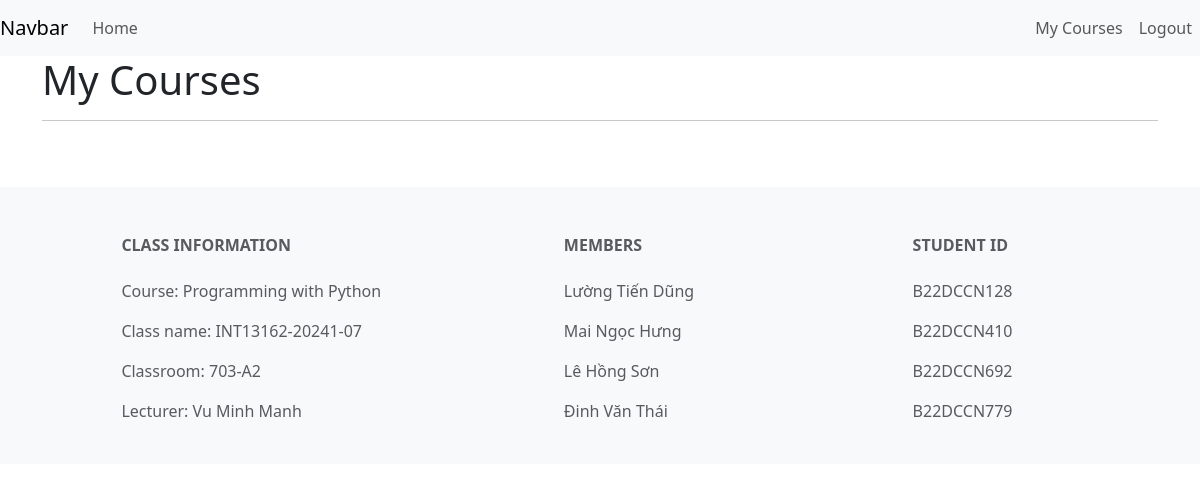
The app's page /my-courses/ (signed in), older data.
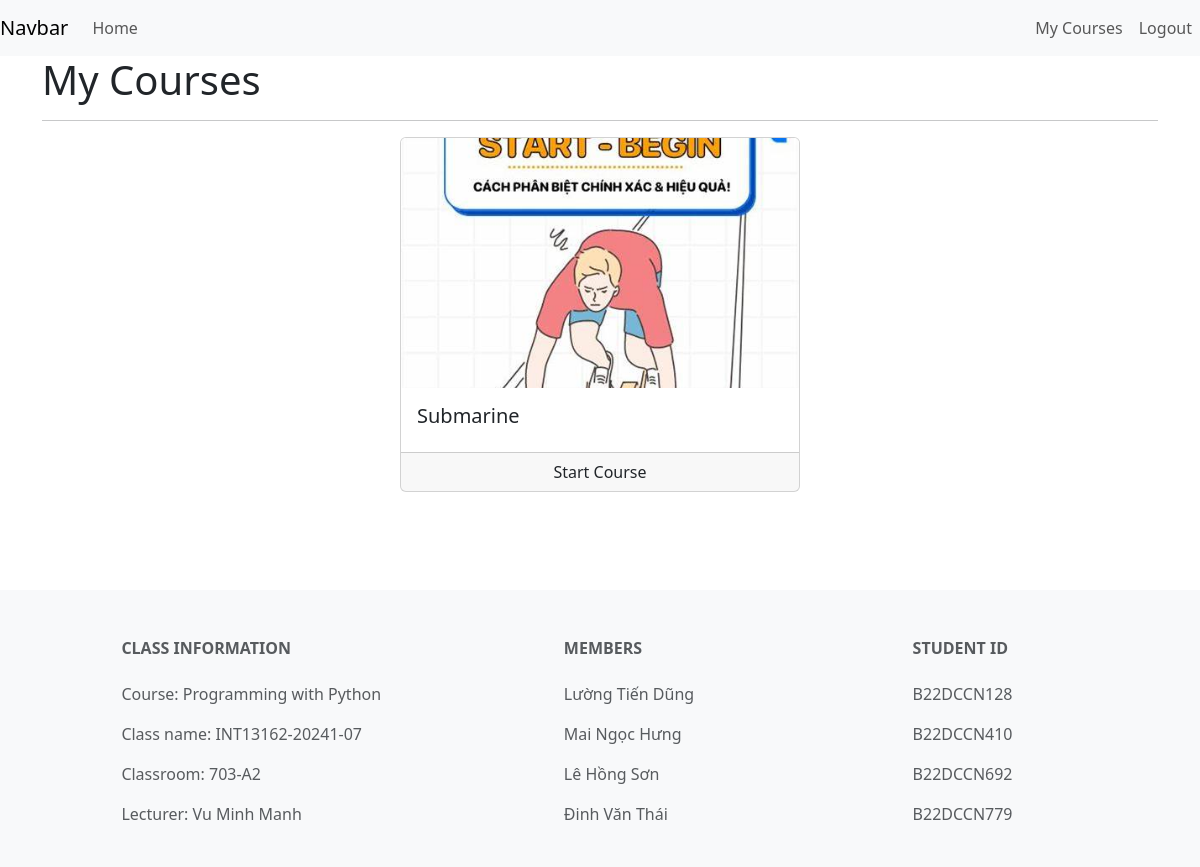
The same page, newer data.
### courses/models.py (models this page shows, shortened)
class UserCourse(models.Model):
    user = models.ForeignKey(User , null = False , on_delete=models.CASCADE)
    course = models.ForeignKey(Course , null = False , on_delete=models.CASCADE)
    date = models.DateTimeField(auto_now_add=True)

class Course(models.Model):
    name = models.CharField(max_length=500)
    slug = models.SlugField(max_length=500, unique=True, null=False,default='default-slug')
    description = models.CharField(max_length=500, null=True, blank=True)
    discount = models.IntegerField(null=False,default=0)
    price = models.IntegerField(null=False)
    active = models.BooleanField(default=False)
    thumbnail = models.ImageField(upload_to="files/thumbnail")
    date = models.DateTimeField(auto_now_add=True)
    length = models.IntegerField(null=False)

### courses/views.py (the view)
# urls.py: path('my-courses/',my_courses,name='my-courses'),
@login_required(login_url='/login')
def my_courses(request):
    user = request.user
    user_courses = UserCourse.objects.filter(user=user)
    context = {
        'user_courses' : user_courses
    }
    return render(request,template_name='courses/my_course.html',context=context)

### courses/templates/courses/my_course.html (shortened to what this page needs)
{% extends 'courses/base.html' %}
{% load course_custom_tags %}
{%block content%}
<div class="container">
    <p class="display-6">My Courses </p>
    <hr>
    <div class="row">
       {% for uc in user_courses %}
       <div class="col mx-auto">
           <div class="card mx-auto" style="width: 25rem;">
               <img class="card-img-top" src="{{uc.course.thumbnail.url}}" alt="Card image cap" style="height: 250px; object-fit: cover;">
               <div class="card-body">
                   <h5 class="card-title">{{uc.course.name}}</h5>
               </div>
               <div class="card-footer p-0">
                   <div class="row no-gutters">
                       <div class="col border-right">
                           <a href="/course/{{uc.course.slug}}" class="btn w-100">
                            Start Course
                        </a>
                       </div>
                   </div>
               </div>
           </div>
           <br>
           <br>
       </div>
       {% endfor %}
   </div>
 </div>
{%endblock%}

Row changes from the older to the newer data that the page shows:
added UserCourse: course.thumbnail (picture), course.name "Submarine"
